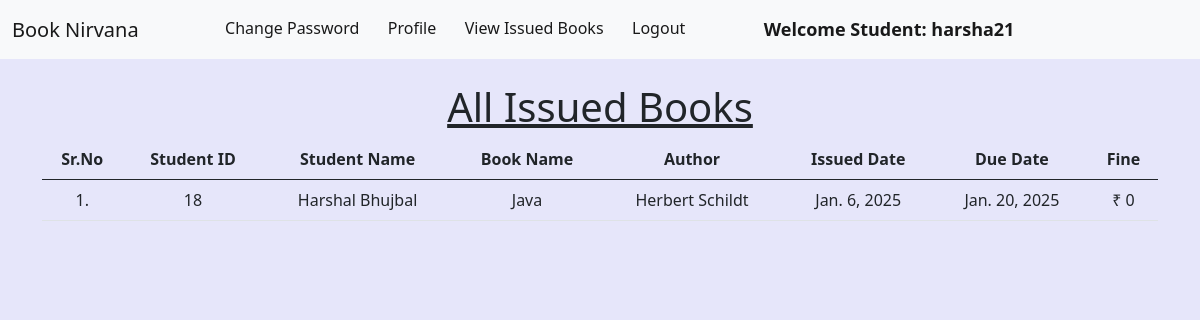
/student_issued_books/ (signed in), run on an earlier commit of the app's database.
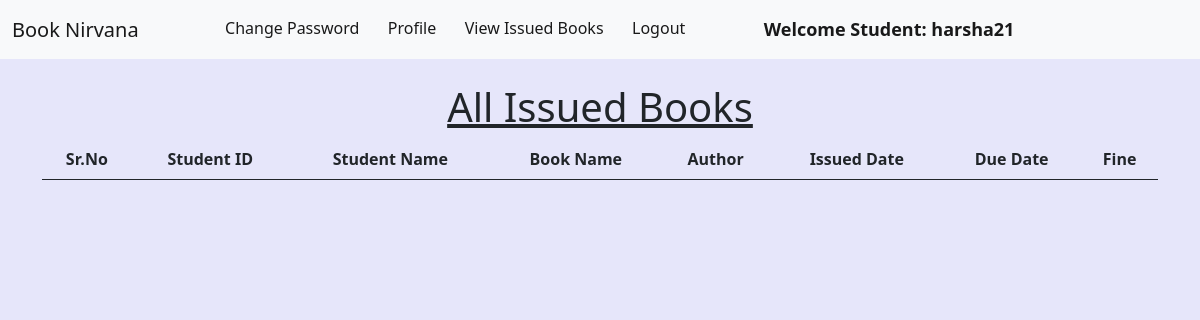
And on a later commit of the database.
### library/models.py (models this page shows, shortened)
class Book(models.Model):
    name = models.CharField(max_length=200)
    author = models.CharField(max_length=200)
    isbn = models.PositiveIntegerField()
    category = models.CharField(max_length=50)

class IssuedBook(models.Model):
    student_id = models.PositiveIntegerField(blank=True)
    isbn = models.CharField(max_length=13)
    issued_date = models.DateField(auto_now=True)
    expiry_date = models.DateField(default=expiry)

### library/views.py (the view)
# urls.py: path("student_issued_books/", views.student_issued_books, name="student_issued_books"),
@login_required(login_url = '/student_login')
def student_issued_books(request):
    student = Student.objects.filter(user_id=request.user.id)
    issuedBooks = IssuedBook.objects.filter(student_id=student[0].user_id)
    list_of_issued_details = []
    list_of_issued_date = []
    for i in issuedBooks:
        books = Book.objects.filter(isbn=i.isbn)
        for book in books:
            t=(request.user.id, request.user.get_full_name, book.name,book.author)
            list_of_issued_details.append(t)
        days=(date.today()-i.issued_date)
        d=days.days
        fine=0
        if d>15:
            day=d-14
            fine=day*5
        t=(issuedBooks[0].issued_date, issuedBooks[0].expiry_date, fine)
        list_of_issued_date.append(t)
    return render(request,'student_issued_books.html',{'li1':list_of_issued_details, 'li2':list_of_issued_date})

### library/templates/student_issued_books.html (shortened to what this page needs)
{% extends 'student_navbar.html' %}
{% load static %}
{% block body %}
<div class="container mt-4">
    <h1 class="text-center"><u>All Issued Books</u></h1>
    <table class="table table-hover" id="example">
        <thead>
            <tr class="text-center">
                <th>Sr.No</th>
                <th>Student ID</th>
                <th>Student Name</th>
                <th>Book Name</th>
                <th>Author</th>
                <th>Issued Date</th>
                <th>Due Date</th>
                <th>Fine</th>
            </tr>
        </thead>
        <tbody>
            {% for i in li1 %}
            <tr class="text-center">
                <td>{{forloop.counter}}.</td>
                <td>{{i.0}}</td>
                <td>{{i.1}}</td>
                <td>{{i.2}}</td>
                <td>{{i.3}}</td>
                {% endfor %}
                {% for i in li2 %}
                <td>{{i.0}}</td>
                <td>{{i.1}}</td>
                <td>₹ {{i.2}}</td>
            </tr>
            {% endfor %}
        </tbody>
    </table>
    </div>
{% endblock %}

### library/templates/student_navbar.html (shortened to what this page needs)
<!doctype html>
<html lang="en">
  <head>
    <link href="https://cdn.jsdelivr.net/npm/bootstrap@5.1.0/dist/css/bootstrap.min.css" rel="stylesheet">
    <link rel="stylesheet" href="https://cdn.datatables.net/1.10.25/css/jquery.dataTables.min.css">
    <link rel="stylesheet" href="https://cdn.datatables.net/buttons/1.7.1/css/buttons.dataTables.min.css">
  </head>
  <body>
    <nav class="navbar navbar-expand-lg navbar-light bg-light sticky-top">
        <div class="container-fluid">
          <a class="navbar-brand" href="#">Book Nirvana</a>
          <div class="collapse navbar-collapse" id="navbarSupportedContent">
            <ul class="navbar-nav me-auto mb-2 mb-lg-0">
              <li class="nav-item">
                <a class="nav-link active" aria-current="page" href="/change_password/">Change Password</a>
              </li>
              <li class="nav-item">
                <a class="nav-link active" aria-current="page" href="/profile/">Profile</a>
              </li>
              <li class="nav-item">
                <a class="nav-link active" aria-current="page" href="/student_issued_books/">View Issued Books</a>
              </li>
              <li class="nav-item">
                <a class="nav-link active" aria-current="page" href="/logout/">Logout</a>
              </li>
              <li class="nav-item">
                <a style="font-weight:600; font-family:'Segoe UI', Tahoma, Geneva, Verdana, sans-serif; font-size: large;" class="nav-link active" href="#">Welcome Student: {{request.user}}</a>
              </li>
            </ul>
          </div>
        </div>
      </nav>
      {% block body %}
      {% endblock %}
  </body>
</html>

What changed in the data, as far as the page shows it:
no longer on this page (row unchanged): Book: name "Java", author "Herbert Schildt"
removed IssuedBook: issued_date "Jan. 6, 2025", expiry_date "Jan. 20, 2025"
Also different on the page:
list line gone: "1 . 18"
list line gone: "Harshal Bhujbal"
list line gone: "₹ 0"
